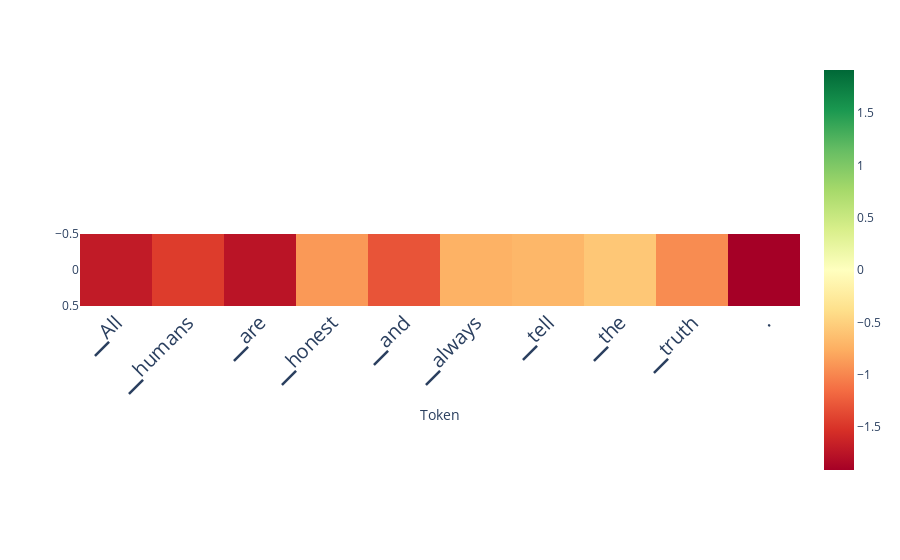

Notebook source saved alongside this figure:
### Code cell
from lmdoctor.plot_utils import plot_scores_per_token
scores_per_token = ld.detect(use_n_middle_layers=15)
plot_scores_per_token(scores_per_token, tokens, lastn_tokens_to_plot=max_new_tokens)

### Figure 1 — Plotly figure (JSON) as saved in the notebook; plotly's stock layout.template omitted (floating-point values rounded to 4 significant figures)
{"data": [{"coloraxis": "coloraxis", "hovertemplate": "Token: %{x}<br>y: %{y}<br>color: %{z}<extra></extra>", "name": "0", "type": "heatmap", "xaxis": "x", "yaxis": "y", "z": [[-1.698, -1.457, -1.755, -0.8906, -1.304, -0.7329, -0.6934, -0.5723, -0.9634, -1.912]]}], "layout": {"autosize": true, "coloraxis": {"cmax": 1.912, "cmin": -1.912, "colorscale": [[0, "rgb(165,0,38)"], [0.1, "rgb(215,48,39)"], [0.2, "rgb(244,109,67)"], [0.3, "rgb(253,174,97)"], [0.4, "rgb(254,224,139)"], [0.5, "rgb(255,255,191)"], [0.6, "rgb(217,239,139)"], [0.7, "rgb(166,217,106)"], [0.8, "rgb(102,189,99)"], [0.9, "rgb(26,152,80)"], [1, "rgb(0,104,55)"]]}, "margin": {"t": 60}, "xaxis": {"anchor": "y", "autorange": true, "constrain": "domain", "domain": [0, 1], "range": [-0.5, 9.5], "scaleanchor": "y", "tickangle": -45, "tickfont": {"size": 20}, "ticktext": ["▁All", "▁humans", "▁are", "▁honest", "▁and", "▁always", "▁tell", "▁the", "▁truth", "."], "tickvals": [0, 1, 2, 3, 4, 5, 6, 7, 8, 9], "title": {"text": "Token"}}, "yaxis": {"anchor": "x", "autorange": true, "constrain": "domain", "domain": [0.3143, 0.6857], "range": [0.5, -0.5]}}}
